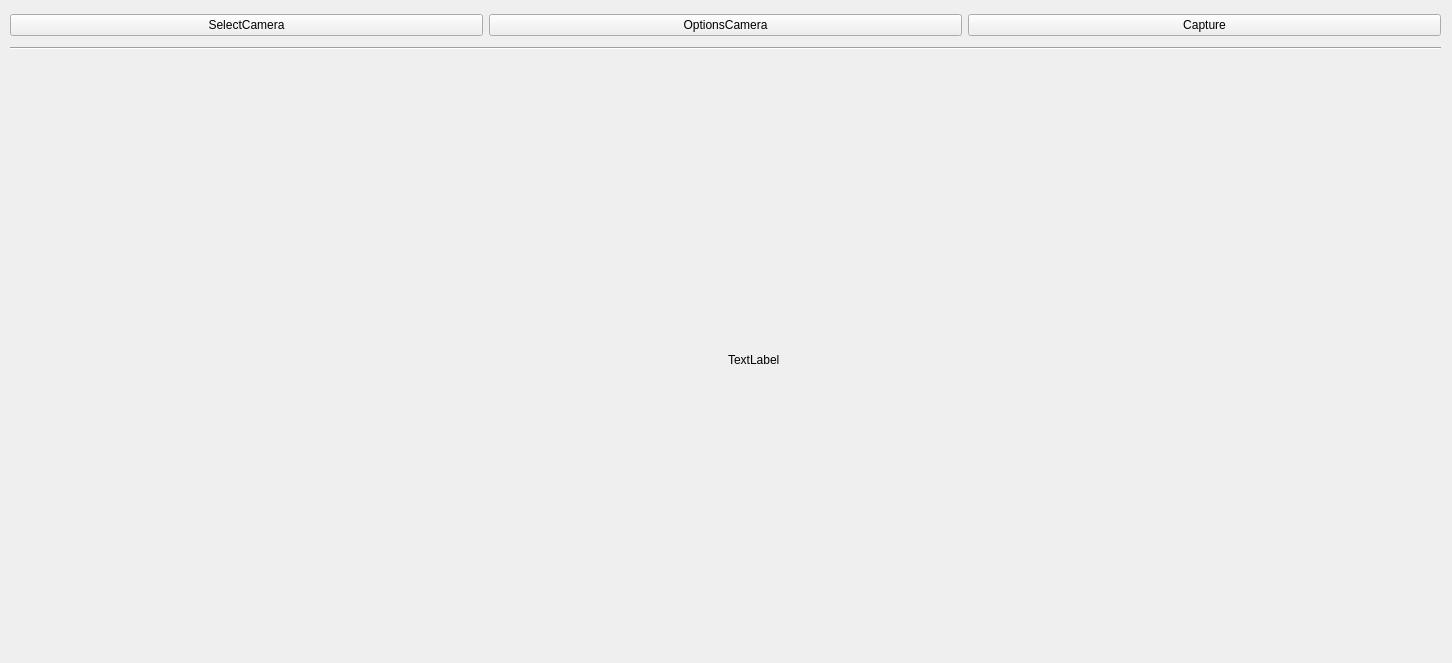
<?xml version="1.0" encoding="UTF-8"?>
<ui version="4.0">
 <class>Camera_widget</class>
 <widget class="QWidget" name="Camera_widget">
  <property name="geometry">
   <rect>
    <x>0</x>
    <y>0</y>
    <width>1452</width>
    <height>663</height>
   </rect>
  </property>
  <property name="windowTitle">
   <string>Form</string>
  </property>
  <widget class="QWidget" name="horizontalLayoutWidget">
   <property name="geometry">
    <rect>
     <x>10</x>
     <y>10</y>
     <width>1431</width>
     <height>31</height>
    </rect>
   </property>
   <layout class="QHBoxLayout" name="horizontalLayout">
    <item>
     <widget class="QPushButton" name="selectCamera">
      <property name="text">
       <string>SelectCamera</string>
      </property>
     </widget>
    </item>
    <item>
     <widget class="QPushButton" name="OptionsCamera">
      <property name="text">
       <string>OptionsCamera</string>
      </property>
     </widget>
    </item>
    <item>
     <widget class="QPushButton" name="CaptureImage">
      <property name="text">
       <string>Capture</string>
      </property>
     </widget>
    </item>
   </layout>
  </widget>
  <widget class="QWidget" name="horizontalLayoutWidget_2">
   <property name="geometry">
    <rect>
     <x>10</x>
     <y>59</y>
     <width>1431</width>
     <height>601</height>
    </rect>
   </property>
   <layout class="QHBoxLayout" name="horizontalLayout_3">
    <item>
     <widget class="QCameraViewfinder" name="showCamera" native="true">
      <property name="maximumSize">
       <size>
        <width>712</width>
        <height>599</height>
       </size>
      </property>
     </widget>
    </item>
    <item>
     <widget class="QLabel" name="imageViewer">
      <property name="text">
       <string>TextLabel</string>
      </property>
     </widget>
    </item>
   </layout>
  </widget>
  <widget class="Line" name="line">
   <property name="geometry">
    <rect>
     <x>10</x>
     <y>40</y>
     <width>1431</width>
     <height>16</height>
    </rect>
   </property>
   <property name="orientation">
    <enum>Qt::Horizontal</enum>
   </property>
  </widget>
 </widget>
 <customwidgets>
  <customwidget>
   <class>QCameraViewfinder</class>
   <extends>QWidget</extends>
   <header>qcameraviewfinder.h</header>
   <container>1</container>
  </customwidget>
 </customwidgets>
 <resources/>
 <connections/>
</ui>
